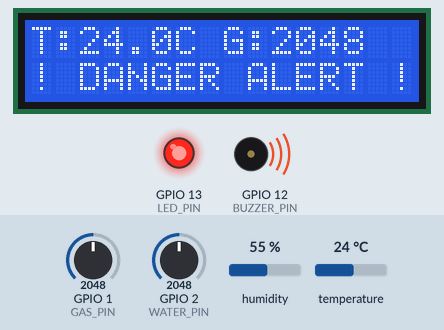
Simulated run of this sketch. Board: ESP32-S2. Parts: 16×2 character LCD, output pins drawn as LEDs (lit = HIGH), buzzer (waves = sounding, pin HIGH). Inputs (shaded band) come from the test bench; at power-on: temperature 24 °C, GPIO 1 (GAS_PIN) = 2048, GPIO 2 (WATER_PIN) = 2048, humidity 55 %. What the sketch prints to the serial monitor is not drawn.

Above: at 3.2 s.
3.3 s: temperature set to 12 °C
At 5.3 s:
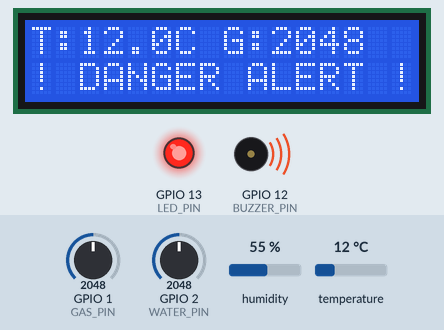
5.7 s: GPIO 1 (GAS_PIN) set to 1960
At 7.0 s:
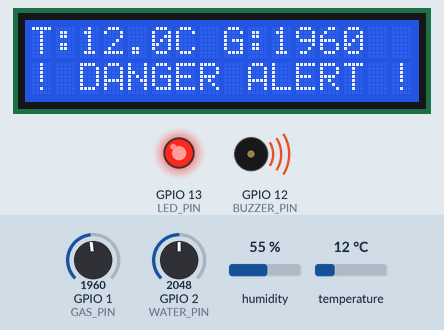
7.3 s: GPIO 2 (WATER_PIN) set to 1950
At 8.6 s:
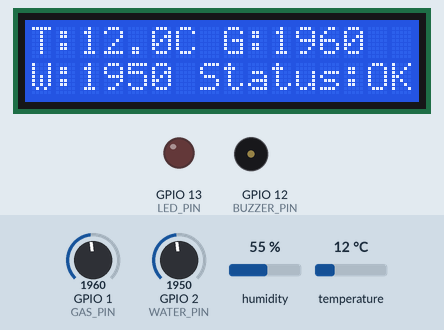
8.9 s: GPIO 2 (WATER_PIN) set to 1046
At 10.1 s:
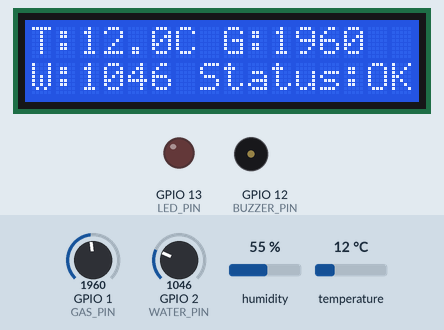
10.5 s: GPIO 2 (WATER_PIN) set to 957
At 11.5 s:
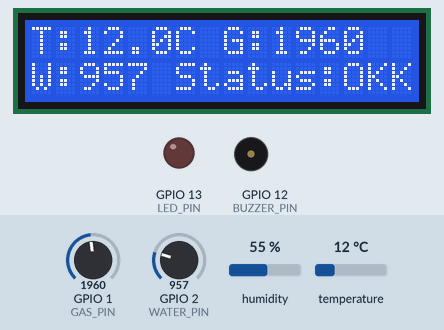
12.1 s: GPIO 2 (WATER_PIN) set to 104
At 13.3 s:
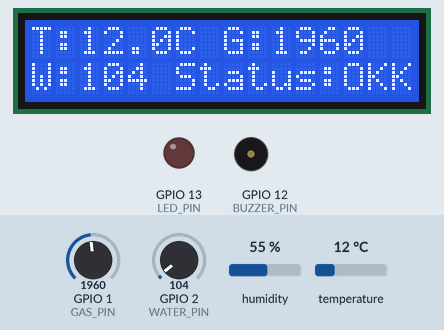
13.7 s: GPIO 2 (WATER_PIN) set to 92
Timing chart, 0 to 16.3 s (numbered marks = the images above; inputs shaded):
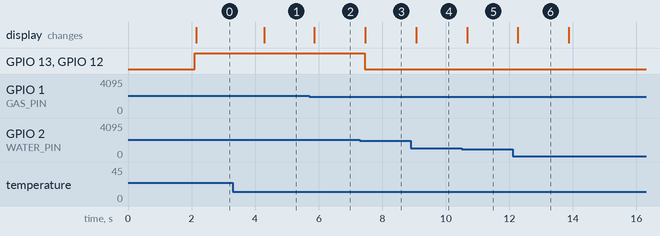

The sketch:

SKETCH.ino
```cpp
#include <Wire.h>
#include <LiquidCrystal_I2C.h>
#include "DHT.h"

#define DHTPIN 11
#define DHTTYPE DHT22
#define GAS_PIN 1
#define WATER_PIN 2
#define BUZZER_PIN 12
#define LED_PIN 13

// ESP32-S2 I2C Pins: SDA = GPIO 8, SCL = GPIO 9
#define SDA_PIN 8
#define SCL_PIN 9

DHT dht(DHTPIN, DHTTYPE);
LiquidCrystal_I2C lcd(0x27, 16, 2);

// IoT Device Configuration
const char* DEVICE_ID = "MINE_NODE_01";
unsigned long lastPublishTime = 0;
const long publishInterval = 2000; // 2 விநாடிகளுக்கு ஒருமுறை Cloud-க்கு தரவு அனுப்பப்படும்

// Cloud Status & Offline Caching Logic
bool isCloudConnected = false; // Cloud Connect ஆகவில்லை என வைத்துக்கொள்வோம்

void saveToFlash(String payload) {
  // Offline Flash Storage Saving Logic (e.g., LittleFS / SPIFFS / Preferences)
  Serial.println("[SPIFFS/Flash]: Stored -> " + payload);
}

void sendTelemetry(float temp, int gas, int water, String status, unsigned long currentMillis) {
  // Formatting as standard IoT Telemetry JSON Packet
  String iotPayload = "{";
  iotPayload += "\"device_id\":\"" + String(DEVICE_ID) + "\",";
  iotPayload += "\"uptime_ms\":" + String(currentMillis) + ",";
  iotPayload += "\"temperature\":" + String(temp, 1) + ",";
  iotPayload += "\"methane_gas\":" + String(gas) + ",";
  iotPayload += "\"water_level\":" + String(water) + ",";
  iotPayload += "\"status\":\"" + status + "\"";
  iotPayload += "}";

  if (isCloudConnected) {
    // Cloud இயங்கினால் நேரடியாக அனுப்பு
    Serial.print("[IoT PUBLISH -> Cloud]: ");
    Serial.println(iotPayload);
  } else {
    // Cloud துண்டிக்கப்பட்டால் Caching செய்
    Serial.println("[OFFLINE CACHE] Network Down! Saving Data to Flash Memory...");
    saveToFlash(iotPayload); // Memory-இல் சேமிக்கும் Function
  }
}

void setup() {
  Serial.begin(115200);

  // Initialize I2C for ESP32-S2
  Wire.begin(SDA_PIN, SCL_PIN);

  dht.begin();

  pinMode(BUZZER_PIN, OUTPUT);
  pinMode(LED_PIN, OUTPUT);

  lcd.init();
  lcd.backlight();
  lcd.setCursor(0, 0);
  lcd.print("Mine Safety Sys");
  lcd.setCursor(0, 1);
  lcd.print("IoT Cloud Ready");
  delay(2000);
  lcd.clear();

  // Initializing Serial Communication for IoT Gateway
  Serial.println("\n--- MINE SAFETY SYSTEM INITIALIZED ---");
  Serial.println("[IoT Status]: Gateway Connected via Serial Telemetry Stream\n");
}

void loop() {
  unsigned long currentMillis = millis();

  // Read Sensor Values
  float temp = dht.readTemperature();
  int gasVal = analogRead(GAS_PIN);
  int waterVal = analogRead(WATER_PIN);

  if (isnan(temp)) {
    temp = 0.0;
  }

  // Safety Status Logic
  String status = "NORMAL";
  bool isDanger = false;

  if (temp > 45.0 || gasVal > 2000 || waterVal > 2000) {
    status = "DANGER";
    isDanger = true;
    digitalWrite(BUZZER_PIN, HIGH);
    digitalWrite(LED_PIN, HIGH);
  } else {
    digitalWrite(BUZZER_PIN, LOW);
    digitalWrite(LED_PIN, LOW);
  }

  // Update LCD Screen
  lcd.setCursor(0, 0);
  lcd.print("T:" + String(temp, 1) + "C G:" + String(gasVal));
  lcd.setCursor(0, 1);
  if (isDanger) {
    lcd.print("! DANGER ALERT !");
  } else {
    lcd.print("W:" + String(waterVal) + " Status:OK");
  }

  // Send IoT Telemetry Payload via Serial to Cloud Gateway (Every 2 seconds)
  if (currentMillis - lastPublishTime >= publishInterval) {
    lastPublishTime = currentMillis;

    // Call the telemetry function with caching check
    sendTelemetry(temp, gasVal, waterVal, status, currentMillis);
  }

  delay(500);
}
```

Measured:
- the behaviour switches between 2001 and 2000 on GPIO 2 (WATER_PIN) (found by bisection; images 2 and 3)
- the behaviour switches between 1000 and 999 on GPIO 2 (WATER_PIN) (found by bisection; images 4 and 5)
- after the input at 3.3 s, the display: changes after 0.98 s (image 1)
- after the input at 5.7 s, the display: changes after 0.17 s (image 2)
- after the input at 7.3 s, GPIO 13 (LED_PIN), GPIO 12 (BUZZER_PIN): HIGH → LOW after 0.14 s; the display: changes after 0.17 s (image 3)
- after the input at 8.9 s, the display: changes after 0.18 s (image 4)
- after the input at 10.5 s, the display: changes after 0.18 s (image 5)
- after the input at 12.1 s, the display: changes after 0.17 s (image 6)
